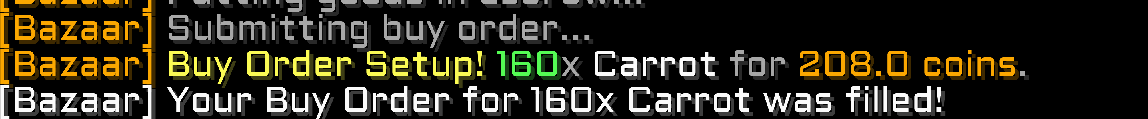
#> input picture testb.PNG, 1148 x 119 px
$ python wokrspng.py
#> lines starting #> are read from the running program, lines starting #| are printed output that depends on the picture; after the words box and inside, x2 and y2 are one past the last pixel; in counts of white or black regions, pixels touching at a corner belong together
#> in extract_text_from_image, image is the input picture: shape (119, 1148, 3); mean B, G, R 28.1, 40.7, 43.7
import cv2
import numpy as np
from PIL import ImageGrab, Image
import pytesseract
import re
import time

pytesseract.pytesseract.tesseract_cmd = r'C:\Program Files\Tesseract-OCR\tesseract.exe'

def preprocess_image(image):
    # Convert image to grayscale
    gray = cv2.cvtColor(image, cv2.COLOR_BGR2GRAY)
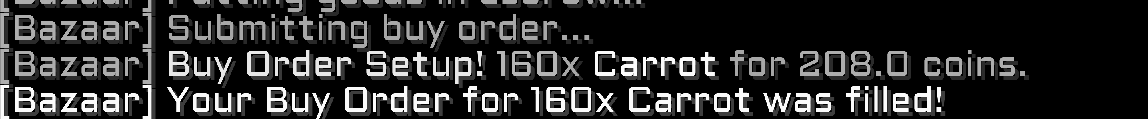
#> gray: shape (119, 1148); min 0, max 251, mean 40.2
    # Apply thresholding to get a binary image
    _, binary = cv2.threshold(gray, 150, 255, cv2.THRESH_BINARY_INV)
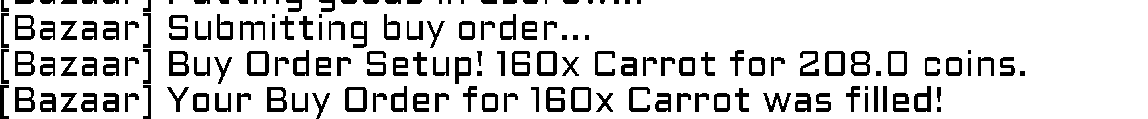
#> binary: shape (119, 1148); 84.6% white; 158 black regions (16 under 20 px), largest, box (x1, y1, x2, y2) and area: (15, 87, 35, 112) 294, (267, 87, 287, 112) 294, (169, 51, 189, 76) 293
    return binary

def extract_text_from_image(image_path, keyword):
    # Load the image from the specified path
    image = cv2.imread(image_path)

    # Preprocess the image to improve OCR accuracy
    processed_image = preprocess_image(image)

    # Perform OCR on the processed image
#> (the run stopped early here; a loop or call above may not have finished)

$ run again, with test.png copied over testb.PNG
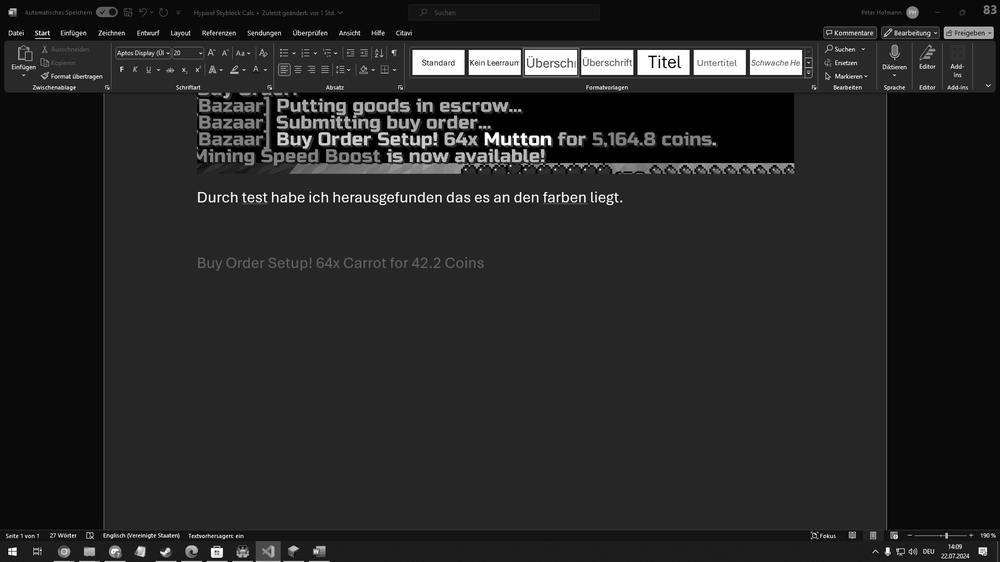
#> input picture test.png, 1000 x 562 px, shrunk from 1920 x 1080 before the run
#> in extract_text_from_image, image is the input picture: shape (562, 1000, 3); min 0, max 255, mean 37.4
#> in preprocess_image, `_, binary = cv2.threshold(gray, 150, 255, cv2.THRESH_BINARY_INV)`:
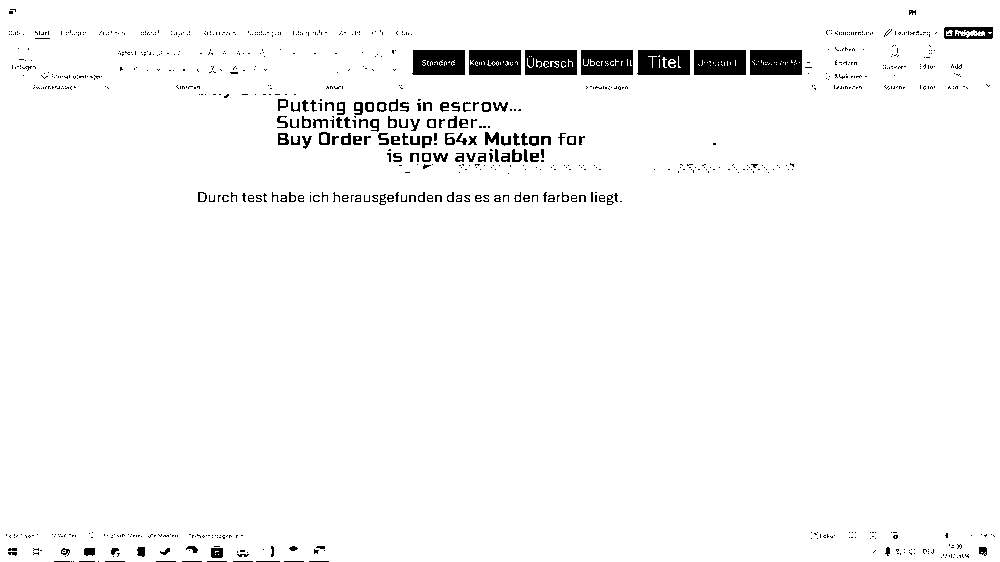
#> binary: shape (562, 1000); 97% white; 877 black regions (728 under 20 px), largest, box (x1, y1, x2, y2) and area: (750, 50, 802, 75) 1259, (694, 50, 746, 75) 1258, (412, 50, 465, 75) 1236
